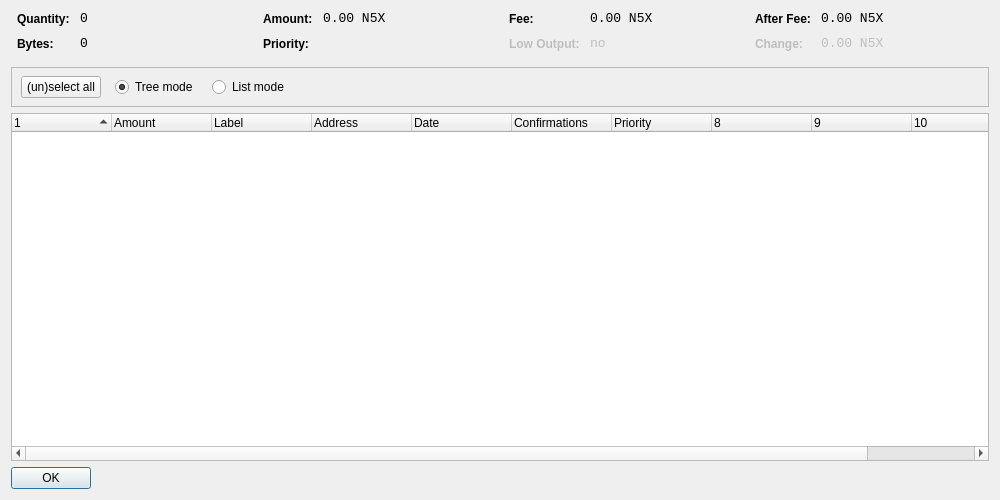
<?xml version="1.0" encoding="UTF-8"?>
<ui version="4.0">
 <class>CoinControlDialog</class>
 <widget class="QDialog" name="CoinControlDialog">
  <property name="geometry">
   <rect>
    <x>0</x>
    <y>0</y>
    <width>1000</width>
    <height>500</height>
   </rect>
  </property>
  <property name="windowTitle">
   <string>Coin Control</string>
  </property>
  <layout class="QVBoxLayout" name="verticalLayout">
   <item>
    <layout class="QHBoxLayout" name="horizontalLayoutTop" stretch="0,0,0,0">
     <property name="topMargin">
      <number>0</number>
     </property>
     <property name="bottomMargin">
      <number>10</number>
     </property>
     <item>
      <layout class="QFormLayout" name="formLayoutCoinControl1">
       <property name="horizontalSpacing">
        <number>10</number>
       </property>
       <property name="verticalSpacing">
        <number>10</number>
       </property>
       <property name="leftMargin">
        <number>6</number>
       </property>
       <property name="rightMargin">
        <number>6</number>
       </property>
       <item row="0" column="0">
        <widget class="QLabel" name="labelCoinControlQuantityText">
         <property name="styleSheet">
          <string notr="true">font-weight:bold;</string>
         </property>
         <property name="text">
          <string>Quantity:</string>
         </property>
        </widget>
       </item>
       <item row="0" column="1">
        <widget class="QLabel" name="labelCoinControlQuantity">
         <property name="font">
          <font>
           <family>Monospace</family>
           <pointsize>10</pointsize>
          </font>
         </property>
         <property name="cursor">
          <cursorShape>IBeamCursor</cursorShape>
         </property>
         <property name="contextMenuPolicy">
          <enum>Qt::ActionsContextMenu</enum>
         </property>
         <property name="text">
          <string notr="true">0</string>
         </property>
         <property name="textInteractionFlags">
          <set>Qt::LinksAccessibleByMouse|Qt::TextSelectableByKeyboard|Qt::TextSelectableByMouse</set>
         </property>
        </widget>
       </item>
       <item row="1" column="0">
        <widget class="QLabel" name="labelCoinControlBytesText">
         <property name="styleSheet">
          <string notr="true">font-weight:bold;</string>
         </property>
         <property name="text">
          <string>Bytes:</string>
         </property>
        </widget>
       </item>
       <item row="1" column="1">
        <widget class="QLabel" name="labelCoinControlBytes">
         <property name="font">
          <font>
           <family>Monospace</family>
           <pointsize>10</pointsize>
          </font>
         </property>
         <property name="cursor">
          <cursorShape>IBeamCursor</cursorShape>
         </property>
         <property name="contextMenuPolicy">
          <enum>Qt::ActionsContextMenu</enum>
         </property>
         <property name="text">
          <string notr="true">0</string>
         </property>
         <property name="textInteractionFlags">
          <set>Qt::LinksAccessibleByMouse|Qt::TextSelectableByKeyboard|Qt::TextSelectableByMouse</set>
         </property>
        </widget>
       </item>
      </layout>
     </item>
     <item>
      <layout class="QFormLayout" name="formLayoutCoinControl2">
       <property name="horizontalSpacing">
        <number>10</number>
       </property>
       <property name="verticalSpacing">
        <number>10</number>
       </property>
       <property name="leftMargin">
        <number>6</number>
       </property>
       <property name="rightMargin">
        <number>6</number>
       </property>
       <item row="0" column="0">
        <widget class="QLabel" name="labelCoinControlAmountText">
         <property name="styleSheet">
          <string notr="true">font-weight:bold;</string>
         </property>
         <property name="text">
          <string>Amount:</string>
         </property>
        </widget>
       </item>
       <item row="0" column="1">
        <widget class="QLabel" name="labelCoinControlAmount">
         <property name="font">
          <font>
           <family>Monospace</family>
           <pointsize>10</pointsize>
          </font>
         </property>
         <property name="cursor">
          <cursorShape>IBeamCursor</cursorShape>
         </property>
         <property name="contextMenuPolicy">
          <enum>Qt::ActionsContextMenu</enum>
         </property>
         <property name="text">
          <string notr="true">0.00 N5X</string>
         </property>
         <property name="textInteractionFlags">
          <set>Qt::LinksAccessibleByMouse|Qt::TextSelectableByKeyboard|Qt::TextSelectableByMouse</set>
         </property>
        </widget>
       </item>
       <item row="1" column="0">
        <widget class="QLabel" name="labelCoinControlPriorityText">
         <property name="styleSheet">
          <string notr="true">font-weight:bold;</string>
         </property>
         <property name="text">
          <string>Priority:</string>
         </property>
        </widget>
       </item>
       <item row="1" column="1">
        <widget class="QLabel" name="labelCoinControlPriority">
         <property name="font">
          <font>
           <family>Monospace</family>
           <pointsize>10</pointsize>
          </font>
         </property>
         <property name="cursor">
          <cursorShape>IBeamCursor</cursorShape>
         </property>
         <property name="contextMenuPolicy">
          <enum>Qt::ActionsContextMenu</enum>
         </property>
         <property name="text">
          <string/>
         </property>
         <property name="textInteractionFlags">
          <set>Qt::LinksAccessibleByMouse|Qt::TextSelectableByKeyboard|Qt::TextSelectableByMouse</set>
         </property>
        </widget>
       </item>
      </layout>
     </item>
     <item>
      <layout class="QFormLayout" name="formLayoutCoinControl3">
       <property name="horizontalSpacing">
        <number>10</number>
       </property>
       <property name="verticalSpacing">
        <number>10</number>
       </property>
       <property name="leftMargin">
        <number>6</number>
       </property>
       <property name="rightMargin">
        <number>6</number>
       </property>
       <item row="0" column="0">
        <widget class="QLabel" name="labelCoinControlFeeText">
         <property name="styleSheet">
          <string notr="true">font-weight:bold;</string>
         </property>
         <property name="text">
          <string>Fee:</string>
         </property>
        </widget>
       </item>
       <item row="0" column="1">
        <widget class="QLabel" name="labelCoinControlFee">
         <property name="font">
          <font>
           <family>Monospace</family>
           <pointsize>10</pointsize>
          </font>
         </property>
         <property name="cursor">
          <cursorShape>IBeamCursor</cursorShape>
         </property>
         <property name="contextMenuPolicy">
          <enum>Qt::ActionsContextMenu</enum>
         </property>
         <property name="text">
          <string notr="true">0.00 N5X</string>
         </property>
         <property name="textInteractionFlags">
          <set>Qt::LinksAccessibleByMouse|Qt::TextSelectableByKeyboard|Qt::TextSelectableByMouse</set>
         </property>
        </widget>
       </item>
       <item row="1" column="0">
        <widget class="QLabel" name="labelCoinControlLowOutputText">
         <property name="enabled">
          <bool>false</bool>
         </property>
         <property name="styleSheet">
          <string notr="true">font-weight:bold;</string>
         </property>
         <property name="text">
          <string>Low Output:</string>
         </property>
        </widget>
       </item>
       <item row="1" column="1">
        <widget class="QLabel" name="labelCoinControlLowOutput">
         <property name="enabled">
          <bool>false</bool>
         </property>
         <property name="font">
          <font>
           <family>Monospace</family>
           <pointsize>10</pointsize>
          </font>
         </property>
         <property name="cursor">
          <cursorShape>IBeamCursor</cursorShape>
         </property>
         <property name="contextMenuPolicy">
          <enum>Qt::ActionsContextMenu</enum>
         </property>
         <property name="text">
          <string notr="true">no</string>
         </property>
         <property name="textInteractionFlags">
          <set>Qt::LinksAccessibleByMouse|Qt::TextSelectableByKeyboard|Qt::TextSelectableByMouse</set>
         </property>
        </widget>
       </item>
      </layout>
     </item>
     <item>
      <layout class="QFormLayout" name="formLayoutCoinControl4">
       <property name="horizontalSpacing">
        <number>10</number>
       </property>
       <property name="verticalSpacing">
        <number>10</number>
       </property>
       <property name="leftMargin">
        <number>6</number>
       </property>
       <property name="rightMargin">
        <number>6</number>
       </property>
       <item row="0" column="0">
        <widget class="QLabel" name="labelCoinControlAfterFeeText">
         <property name="styleSheet">
          <string notr="true">font-weight:bold;</string>
         </property>
         <property name="text">
          <string>After Fee:</string>
         </property>
        </widget>
       </item>
       <item row="0" column="1">
        <widget class="QLabel" name="labelCoinControlAfterFee">
         <property name="font">
          <font>
           <family>Monospace</family>
           <pointsize>10</pointsize>
          </font>
         </property>
         <property name="cursor">
          <cursorShape>IBeamCursor</cursorShape>
         </property>
         <property name="contextMenuPolicy">
          <enum>Qt::ActionsContextMenu</enum>
         </property>
         <property name="text">
          <string notr="true">0.00 N5X</string>
         </property>
         <property name="textInteractionFlags">
          <set>Qt::LinksAccessibleByMouse|Qt::TextSelectableByKeyboard|Qt::TextSelectableByMouse</set>
         </property>
        </widget>
       </item>
       <item row="1" column="0">
        <widget class="QLabel" name="labelCoinControlChangeText">
         <property name="enabled">
          <bool>false</bool>
         </property>
         <property name="styleSheet">
          <string notr="true">font-weight:bold;</string>
         </property>
         <property name="text">
          <string>Change:</string>
         </property>
        </widget>
       </item>
       <item row="1" column="1">
        <widget class="QLabel" name="labelCoinControlChange">
         <property name="enabled">
          <bool>false</bool>
         </property>
         <property name="font">
          <font>
           <family>Monospace</family>
           <pointsize>10</pointsize>
          </font>
         </property>
         <property name="cursor">
          <cursorShape>IBeamCursor</cursorShape>
         </property>
         <property name="contextMenuPolicy">
          <enum>Qt::ActionsContextMenu</enum>
         </property>
         <property name="text">
          <string notr="true">0.00 N5X</string>
         </property>
         <property name="textInteractionFlags">
          <set>Qt::LinksAccessibleByMouse|Qt::TextSelectableByKeyboard|Qt::TextSelectableByMouse</set>
         </property>
        </widget>
       </item>
      </layout>
     </item>
    </layout>
   </item>
   <item>
    <widget class="QFrame" name="frame">
     <property name="minimumSize">
      <size>
       <width>0</width>
       <height>40</height>
      </size>
     </property>
     <property name="frameShape">
      <enum>QFrame::StyledPanel</enum>
     </property>
     <property name="frameShadow">
      <enum>QFrame::Sunken</enum>
     </property>
     <widget class="QWidget" name="horizontalLayoutWidget">
      <property name="geometry">
       <rect>
        <x>10</x>
        <y>0</y>
        <width>781</width>
        <height>41</height>
       </rect>
      </property>
      <layout class="QHBoxLayout" name="horizontalLayoutPanel" stretch="0,0,0,0,0">
       <property name="spacing">
        <number>14</number>
       </property>
       <item>
        <widget class="QPushButton" name="pushButtonSelectAll">
         <property name="sizePolicy">
          <sizepolicy hsizetype="Maximum" vsizetype="Fixed">
           <horstretch>0</horstretch>
           <verstretch>0</verstretch>
          </sizepolicy>
         </property>
         <property name="text">
          <string>(un)select all</string>
         </property>
        </widget>
       </item>
       <item>
        <widget class="QRadioButton" name="radioTreeMode">
         <property name="sizePolicy">
          <sizepolicy hsizetype="Maximum" vsizetype="Fixed">
           <horstretch>0</horstretch>
           <verstretch>0</verstretch>
          </sizepolicy>
         </property>
         <property name="text">
          <string>Tree mode</string>
         </property>
         <property name="checked">
          <bool>true</bool>
         </property>
        </widget>
       </item>
       <item>
        <widget class="QRadioButton" name="radioListMode">
         <property name="sizePolicy">
          <sizepolicy hsizetype="Maximum" vsizetype="Fixed">
           <horstretch>0</horstretch>
           <verstretch>0</verstretch>
          </sizepolicy>
         </property>
         <property name="text">
          <string>List mode</string>
         </property>
        </widget>
       </item>
       <item>
        <spacer name="horizontalSpacer">
         <property name="orientation">
          <enum>Qt::Horizontal</enum>
         </property>
         <property name="sizeHint" stdset="0">
          <size>
           <width>40</width>
           <height>20</height>
          </size>
         </property>
        </spacer>
       </item>
      </layout>
     </widget>
    </widget>
   </item>
   <item>
    <widget class="CoinControlTreeWidget" name="treeWidget">
     <property name="contextMenuPolicy">
      <enum>Qt::CustomContextMenu</enum>
     </property>
     <property name="sortingEnabled">
      <bool>false</bool>
     </property>
     <property name="columnCount">
      <number>11</number>
     </property>
     <attribute name="headerShowSortIndicator" stdset="0">
      <bool>true</bool>
     </attribute>
     <attribute name="headerStretchLastSection">
      <bool>false</bool>
     </attribute>
     <column>
      <property name="text">
       <string/>
      </property>
     </column>
     <column>
      <property name="text">
       <string>Amount</string>
      </property>
     </column>
     <column>
      <property name="text">
       <string>Label</string>
      </property>
     </column>
     <column>
      <property name="text">
       <string>Address</string>
      </property>
     </column>
     <column>
      <property name="text">
       <string>Date</string>
      </property>
     </column>
     <column>
      <property name="text">
       <string>Confirmations</string>
      </property>
      <property name="toolTip">
       <string>Confirmed</string>
      </property>
     </column>
     <column>
      <property name="text">
       <string>Priority</string>
      </property>
     </column>
     <column>
      <property name="text">
       <string/>
      </property>
     </column>
     <column>
      <property name="text">
       <string/>
      </property>
     </column>
     <column>
      <property name="text">
       <string/>
      </property>
     </column>
     <column>
      <property name="text">
       <string/>
      </property>
     </column>
    </widget>
   </item>
   <item>
    <widget class="QDialogButtonBox" name="buttonBox">
     <property name="sizePolicy">
      <sizepolicy hsizetype="Maximum" vsizetype="Fixed">
       <horstretch>0</horstretch>
       <verstretch>0</verstretch>
      </sizepolicy>
     </property>
     <property name="orientation">
      <enum>Qt::Horizontal</enum>
     </property>
     <property name="standardButtons">
      <set>QDialogButtonBox::Ok</set>
     </property>
    </widget>
   </item>
  </layout>
 </widget>
 <customwidgets>
  <customwidget>
   <class>CoinControlTreeWidget</class>
   <extends>QTreeWidget</extends>
   <header>coincontroltreewidget.h</header>
  </customwidget>
 </customwidgets>
 <resources/>
 <connections/>
</ui>
